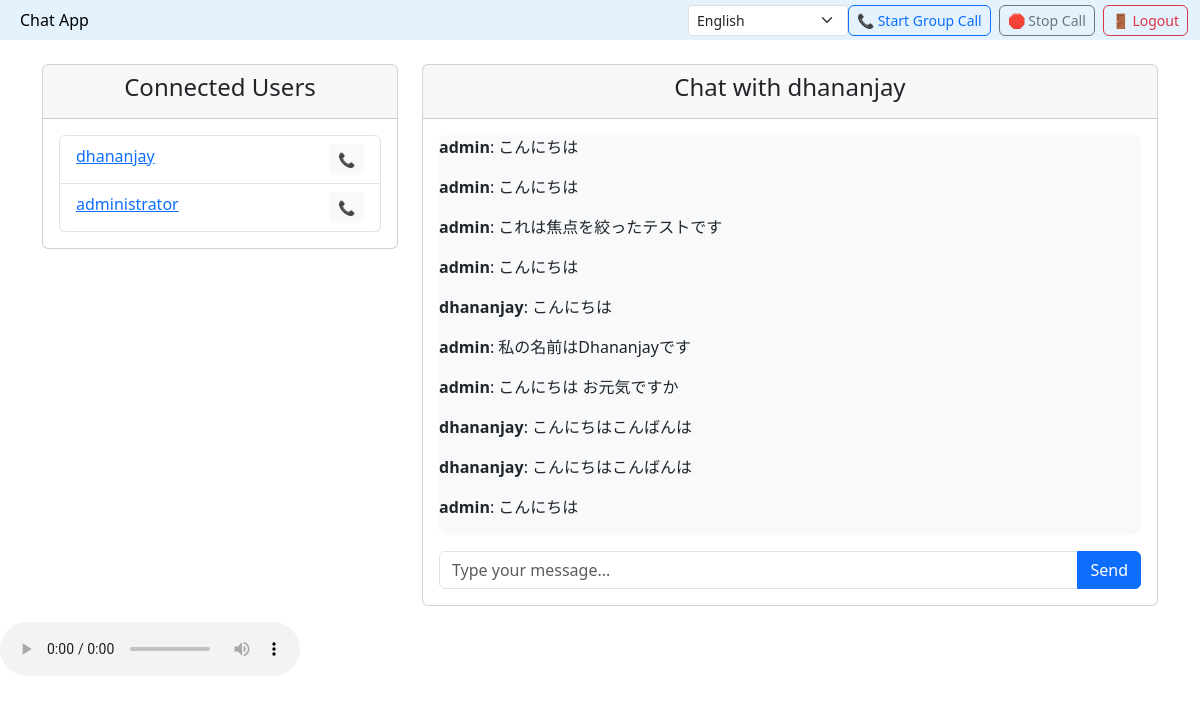
The page /chat/2/ (signed in) on the database as committed earlier.
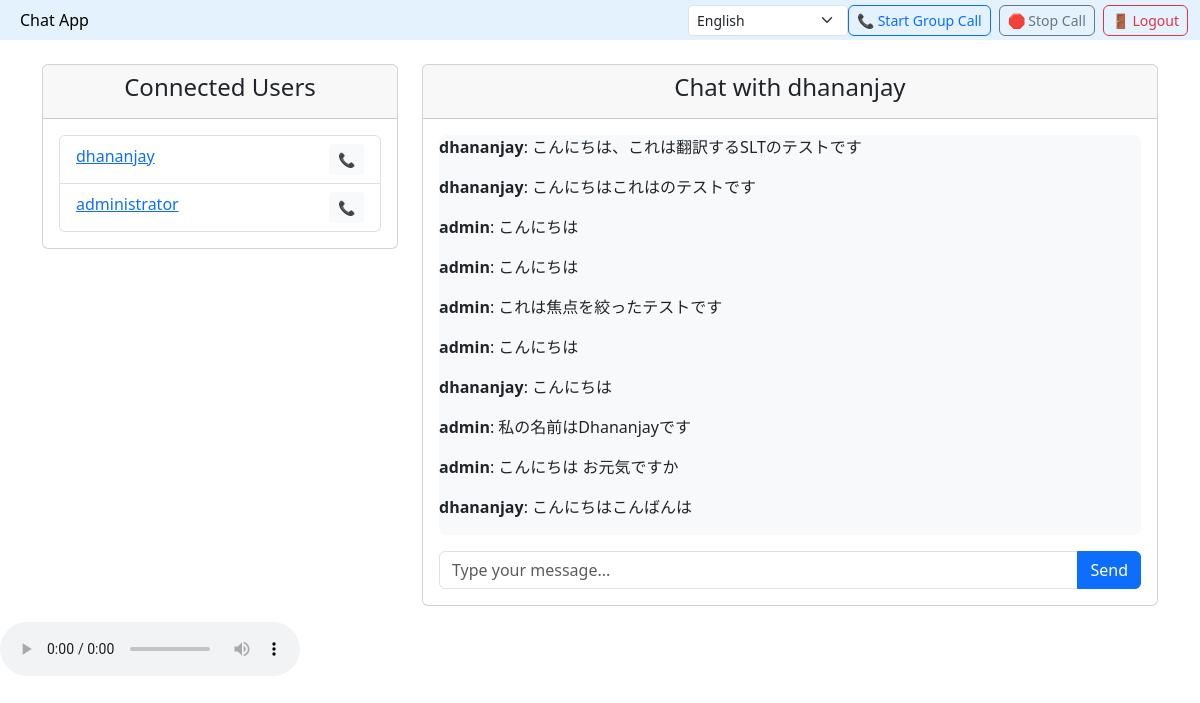
The same page on the database as committed later.
### chat/models.py (models this page shows, shortened)
class Chat(models.Model):
    sender = models.ForeignKey(User, on_delete=models.CASCADE, related_name="sent_messages")
    receiver = models.ForeignKey(User, on_delete=models.CASCADE, related_name="received_messages")
    message = models.TextField()
    timestamp = models.DateTimeField(auto_now_add=True)

### chat/views.py (the view)
# urls.py: path("chat/<int:user_id>/", chat_view, name="chat"),
@login_required
def chat_view(request, user_id):
    receiver = User.objects.get(id=user_id)
    chat_history = (
        (
            Chat.objects.filter(sender=request.user, receiver=receiver)
            | Chat.objects.filter(sender=receiver, receiver=request.user)
        )
        .order_by("timestamp")
        .reverse()
    )
    if request.method == "POST":
        message = request.POST.get("message")
        print('I am here to save message :::: ', message)
        if message:
            Chat.objects.create(sender=request.user, receiver=receiver, message=message)
            return redirect("chat", user_id=user_id)
    users = User.objects.exclude(id=request.user.id)
    return render(
        request,
        "chat.html",
        {"receiver": receiver, "chat_history": chat_history, "users": users},
    )

### chat/templates/chat.html (shortened to what this page needs)
<!DOCTYPE html>
<html lang="en">
{% load static %}
<head>
  <link rel="stylesheet" href="https://cdn.jsdelivr.net/npm/bootstrap@5.3.0/dist/css/bootstrap.min.css">
</head>
<body>
  <nav class="navbar navbar-light" style="background-color: #e3f2fd;">
    <div class="container-fluid">
      <a class="navbar-brand" href="#">Chat App</a>
      <div class="d-flex">
        <select id="languageSelect" class="form-select form-select-sm" style="width: 160px;"
          onchange="changeLanguage(this.value)">
          <option value="en">English</option>
        </select>
        <button id="startMeetingBtn" class="btn btn-outline-primary me-2">📞 Start Group Call</button>
        <button id="stopCall" class="btn btn-outline-secondary me-2">🛑 Stop Call</button>
        <a href="{% url 'login' %}" class="btn btn-outline-danger">🚪 Logout</a>
      </div>
    </div>
  </nav>
  <div class="container mt-4">
    <div class="row">
      <div class="col-md-4">
        <div class="card">
          <div class="card-header text-center">
            <h4>Connected Users</h4>
          </div>
          <div class="card-body">
            <ul class="list-group">
              {% for user in users %}
              <li class="list-group-item user-card" data-userid="{{ user.id }}">
                <a href="{% url 'chat' user.id %}">{{ user.username }}</a>
                <button class="btn btn-sm float-end btn-light" onclick="selectAndStartCall(this)">📞</button>
              </li>
              {% empty %}
              <li class="list-group-item text-muted text-center">No users available.</li>
              {% endfor %}
            </ul>
          </div>
        </div>
      </div>
      <div class="col-md-8">
        <div class="card">
          <div class="card-header text-center">
            <h4>Chat with {{ receiver.username }}</h4>
          </div>
          <div class="card-body">
            <div class="chat-box" id="chatbox">
              {% for chat in chat_history %}
              <p><strong>{{ chat.sender.username }}</strong>: {{ chat.message }}</p>
              {% endfor %}
            </div>
            <form id="chatForm" method="POST" class="mt-3">
              <div class="input-group">
                <input type="text" id="messageInput" name="message" class="form-control"
                  placeholder="Type your message...">
                <button type="button" id="sendMessage" class="btn btn-primary">Send</button>
              </div>
            </form>
          </div>
        </div>
      </div>
    </div>
  </div>
  <audio id="translatedAudio" controls></audio>
</body>
</html>

### chat/templates/chat.html (style rules this page uses)
.navbar { padding-top: 0.25rem; padding-bottom: 0.25rem; min-height: 40px; }
.navbar-brand { font-size: 1rem; padding: 0.25rem 0.5rem; }
.navbar .form-select, .navbar .btn { font-size: 0.875rem; padding: 0.25rem 0.5rem; height: auto; }
.chat-box { height: 400px; overflow-y: auto; border-radius: 8px; background-color: #f8f9fa; }

Rows that differ between the two databases and show on the page:
no longer on this page (row unchanged): Chat: sender.username "dhananjay", message "こんにちはこんばんは"
no longer on this page (row unchanged): Chat: sender.username "admin", message "こんにちは"
added Chat: sender.username "dhananjay", message "こんにちは、これは翻訳するSLTのテストです"
added Chat: sender.username "dhananjay", message "こんにちはこれはのテストです"
